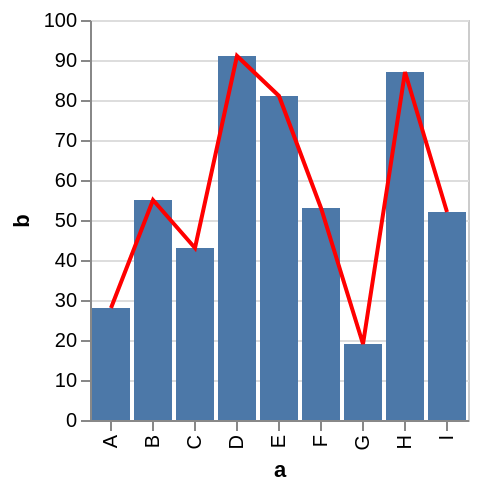

Here is the Vega-Lite specification saved for this chart:
### Vega specification from a JSON file in a GitHub repository (floating-point values rounded to 4 significant figures)
{"$schema": "https://vega.github.io/schema/vega/v3.0.json", "autosize": "pad", "padding": 5, "encode": {"update": {"stroke": {"value": "#ccc"}, "fill": {"value": "transparent"}}}, "data": [{"name": "source_0", "values": [{"a": "A", "b": 28}, {"a": "B", "b": 55}, {"a": "C", "b": 43}, {"a": "D", "b": 91}, {"a": "E", "b": 81}, {"a": "F", "b": 53}, {"a": "G", "b": 19}, {"a": "H", "b": 87}, {"a": "I", "b": 52}]}, {"name": "data_1", "source": "source_0", "transform": [{"type": "formula", "expr": "toNumber(datum[\"b\"])", "as": "b"}, {"type": "filter", "expr": "datum[\"b\"] !== null && !isNaN(datum[\"b\"])"}]}, {"name": "data_2", "source": "source_0", "transform": [{"type": "formula", "expr": "toNumber(datum[\"b\"])", "as": "b"}, {"type": "filter", "expr": "datum[\"b\"] !== null && !isNaN(datum[\"b\"])"}, {"type": "collect", "sort": {"field": "a", "order": "descending"}}]}], "signals": [{"name": "x_step", "value": 21}, {"name": "width", "update": "bandspace(domain('x').length, 0.1, 0.05) * x_step"}, {"name": "height", "update": "200"}], "marks": [{"name": "layer_0_marks", "type": "rect", "role": "bar", "from": {"data": "data_1"}, "encode": {"update": {"x": {"scale": "x", "field": "a"}, "width": {"scale": "x", "band": true}, "y": {"scale": "y", "field": "b"}, "y2": {"scale": "y", "value": 0}, "fill": {"value": "#4c78a8"}}}, "clip": true}, {"name": "layer_1_marks", "type": "line", "from": {"data": "data_2"}, "encode": {"update": {"x": {"scale": "x", "field": "a", "band": 0.5}, "y": {"scale": "y", "field": "b"}, "stroke": {"value": "red"}}}, "clip": true}], "scales": [{"name": "x", "type": "band", "domain": {"fields": [{"data": "data_1", "field": "a"}, {"data": "data_2", "field": "a"}], "sort": true}, "range": {"step": {"signal": "x_step"}}, "round": true, "paddingInner": 0.1, "paddingOuter": 0.05}, {"name": "y", "type": "linear", "domain": {"fields": [{"data": "data_1", "field": "b"}, {"data": "data_2", "field": "b"}], "sort": true}, "range": [{"signal": "height"}, 0], "round": true, "nice": true, "zero": true}], "axes": [{"scale": "x", "orient": "bottom", "tickCount": 5, "title": "a", "zindex": 1, "encode": {"labels": {"update": {"angle": {"value": 270}, "align": {"value": "right"}, "baseline": {"value": "middle"}}}}}, {"scale": "y", "maxExtent": 25, "minExtent": 25, "orient": "left", "title": "b", "zindex": 1}, {"scale": "y", "domain": false, "grid": true, "labels": false, "orient": "left", "ticks": false, "zindex": 0, "gridScale": "x"}]}
